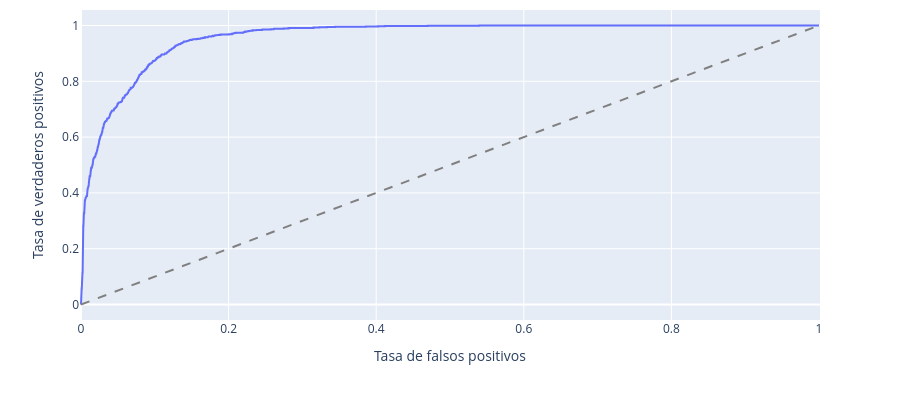

Notebook source saved alongside this figure:
### Markdown cell above
La precisión se aproxima a 0,9 con una exhaustividad de 0,5 y se mantiene por encima de 0,7
hasta una exhaustividad de 0,9, de modo que el modelo recupera la mayor parte de los días de
transporte dominante con una proporción moderada de falsas alarmas. Más allá de ese punto la
curva desciende hacia la línea de referencia, de 0,25, que corresponde a una predicción
aleatoria. El área bajo la curva, 0,872, equivale a 3,5 veces ese valor de referencia.

### Code cell
fpr, tpr, _ = roc_curve(yte, ys)
fig = px.line(x=fpr, y=tpr, labels={"x": "Tasa de falsos positivos",
                                    "y": "Tasa de verdaderos positivos"})
fig.add_shape(type="line", x0=0, y0=0, x1=1, y1=1, line=dict(dash="dash", color="gray"))
fig.update_layout(height=400, margin=dict(t=10))
fig

### Figure 1 — Plotly figure (JSON) as saved in the notebook; plotly's stock layout.template omitted (floating-point values rounded to 4 significant figures; data arrays with more than 128 entries replaced by an {"elided": "..."} marker saying what was removed)
{"data": [{"hovertemplate": "Tasa de falsos positivos=%{x}<br>Tasa de verdaderos positivos=%{y}<extra></extra>", "legendgroup": "", "line": {"color": "#636efa", "dash": "solid"}, "marker": {"symbol": "circle"}, "mode": "lines", "name": "", "orientation": "v", "showlegend": false, "type": "scatter", "x": {"elided": "868 float values"}, "xaxis": "x", "y": {"elided": "868 float values"}, "yaxis": "y"}], "layout": {"height": 400, "legend": {"tracegroupgap": 0}, "margin": {"t": 10}, "shapes": [{"line": {"color": "gray", "dash": "dash"}, "type": "line", "x0": 0, "x1": 1, "y0": 0, "y1": 1}], "xaxis": {"anchor": "y", "domain": [0.0, 1.0], "title": {"text": "Tasa de falsos positivos"}}, "yaxis": {"anchor": "x", "domain": [0.0, 1.0], "title": {"text": "Tasa de verdaderos positivos"}}}}
